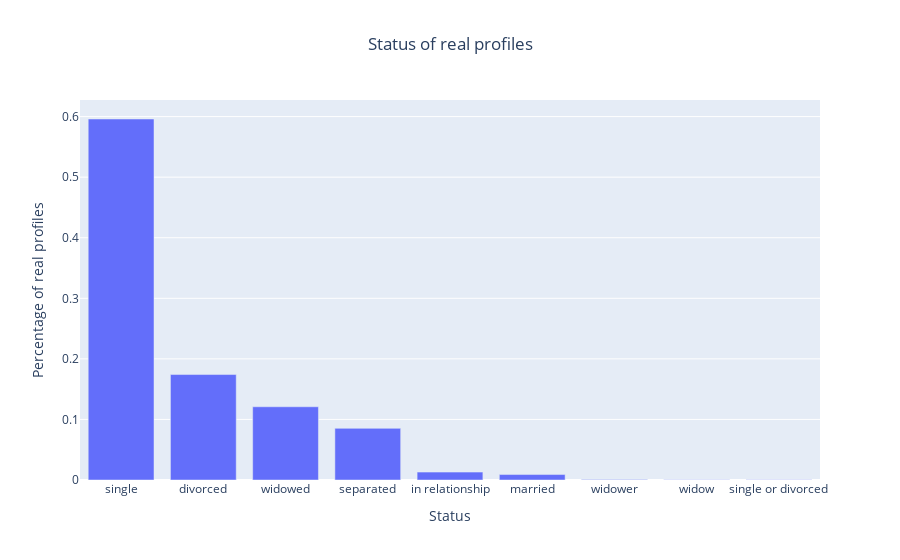

Write notebook code for a chart like this one.
### Markdown cell above
## 4.6 Status

### Code cell
counts = cleaned_df["status"].value_counts(normalize = True)

fig = px.bar(counts, title="Status of real profiles")
fig.update_layout(
    xaxis_title = "Status",
    yaxis_title = "Percentage of real profiles",
    title_x = 0.5,
    showlegend = False
)

fig.show()

### Figure 1 — Plotly figure (JSON) as saved in the notebook; plotly's stock layout.template omitted (floating-point values rounded to 4 significant figures)
{"data": [{"alignmentgroup": "True", "hovertemplate": "variable=status<br>index=%{x}<br>value=%{y}<extra></extra>", "legendgroup": "status", "marker": {"color": "#636efa", "pattern": {"shape": ""}}, "name": "status", "offsetgroup": "status", "orientation": "v", "showlegend": true, "textposition": "auto", "type": "bar", "x": ["single", "divorced", "widowed", "separated", "in relationship", "married", "widower", "widow", "single or divorced"], "xaxis": "x", "y": [0.596, 0.1741, 0.1209, 0.08529, 0.01301, 0.00899, 0.0009463, 0.0004731, 0.0002366], "yaxis": "y"}], "layout": {"barmode": "relative", "legend": {"title": {"text": "variable"}, "tracegroupgap": 0}, "showlegend": false, "title": {"text": "Status of real profiles", "x": 0.5}, "xaxis": {"anchor": "y", "domain": [0, 1], "title": {"text": "Status"}}, "yaxis": {"anchor": "x", "domain": [0, 1], "title": {"text": "Percentage of real profiles"}}}}
